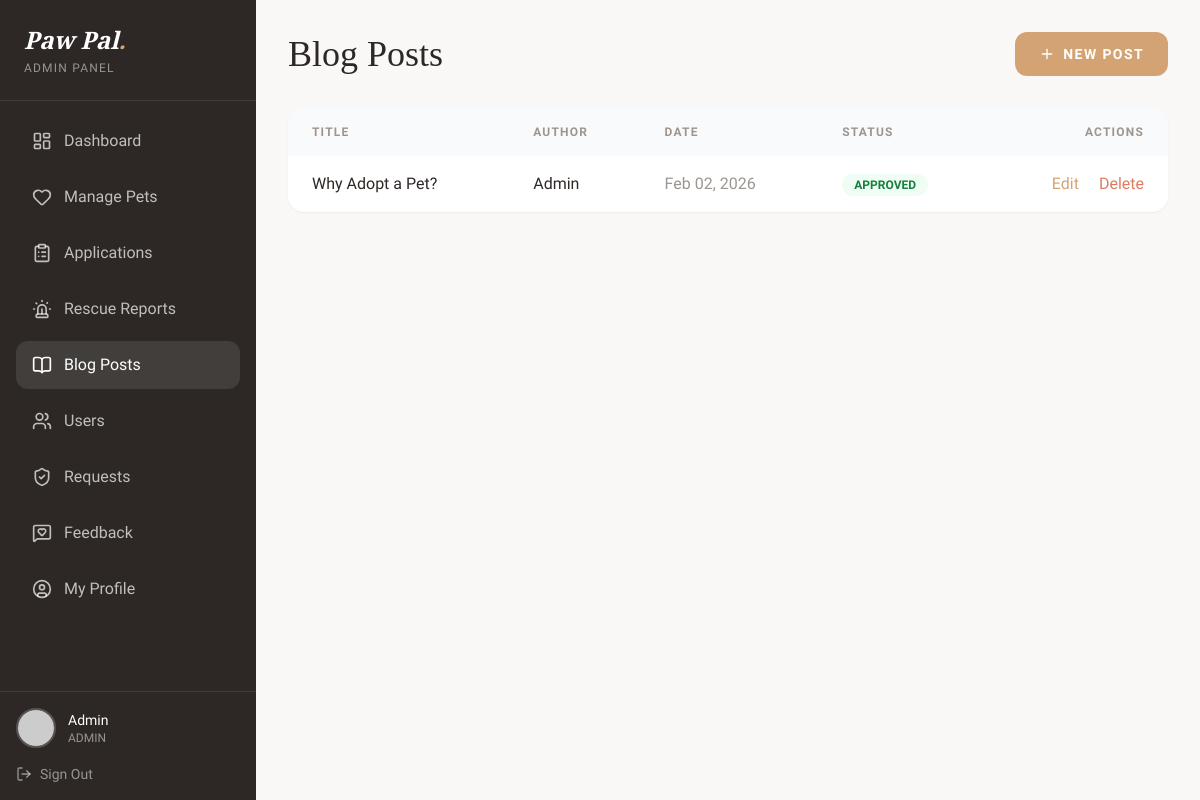
Page /admin/blogs.php (signed in) on the earlier database version.
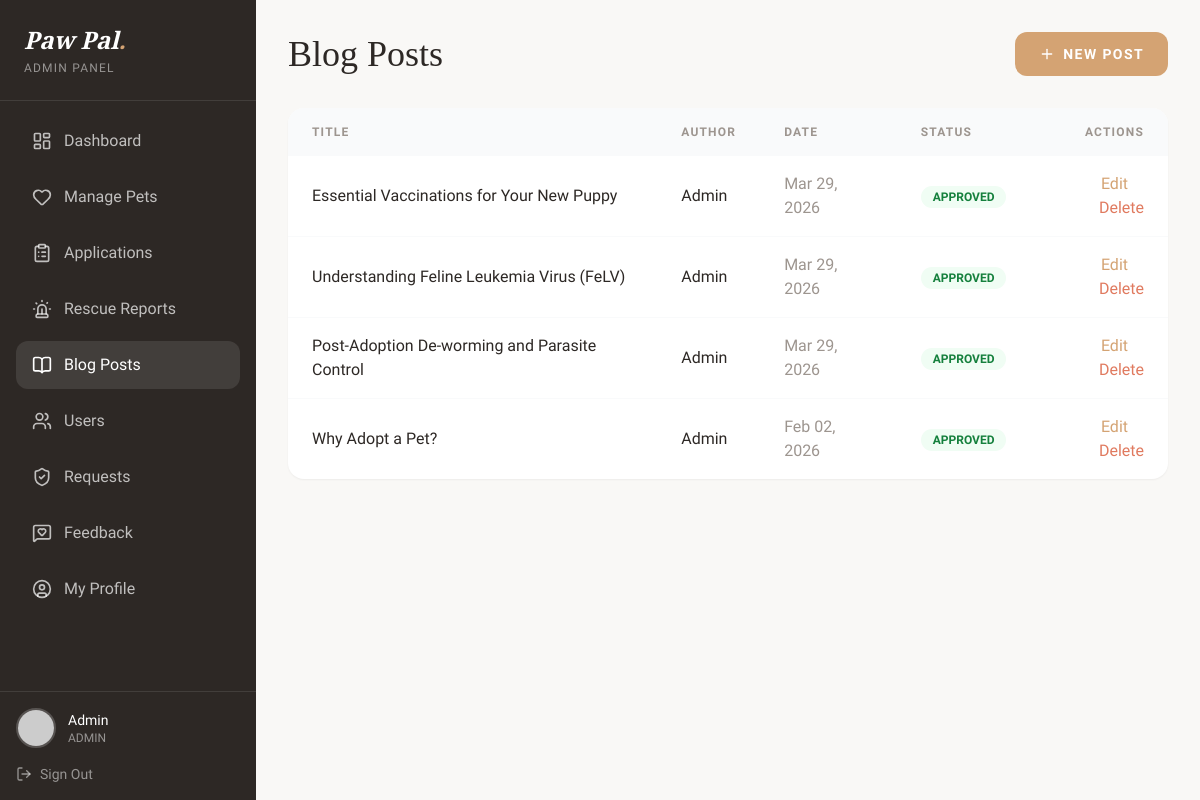
Same page on the later database version.
### tables this page shows
CREATE TABLE `blogs` (
  `id` int(11) NOT NULL,
  `title` varchar(150) NOT NULL,
  `slug` varchar(150) DEFAULT NULL,
  `content` text NOT NULL,
  `author_id` int(11) DEFAULT NULL,
  `author` varchar(100) DEFAULT 'Admin',
  `image` varchar(255) DEFAULT NULL,
  `is_published` tinyint(1) DEFAULT 1,
  `created_at` timestamp NOT NULL DEFAULT current_timestamp(),
  `status` enum('pending','approved','rejected') DEFAULT 'pending'
);

### admin/blogs.php (the view, shortened to what this page needs)
<?php
include '../config.php';
$editBlog = null;
$blogs = $conn->query("SELECT * FROM blogs ORDER BY CASE WHEN status = 'pending' THEN 0 ELSE 1 END, created_at DESC");
?>
<!DOCTYPE html>
<html lang="en" class="scroll-smooth">
<head>
    <script src="https://cdn.tailwindcss.com"></script>
</head>
<body class="font-sans text-paw-dark antialiased bg-paw-bg">
    <div class="flex min-h-screen">
        <?php include 'includes/sidebar.php'; ?>
        <main class="flex-1 p-8 overflow-y-auto">
            <div class="max-w-5xl mx-auto">
                <div class="flex justify-between items-center mb-8">
                    <h1 class="font-serif text-4xl">
                        <?php echo $editBlog ? 'Edit Post' : (isset($_GET['action']) ? 'Create Post' : 'Blog Posts'); ?>
                    </h1>
                    <?php if (!$editBlog && !isset($_GET['action'])): ?>
                        <a href="blogs.php?action=add"
                            class="inline-flex items-center gap-2 px-6 py-3 bg-paw-accent text-white rounded-xl text-sm uppercase tracking-widest font-bold hover:bg-paw-dark transition-colors">
                            <i data-lucide="plus" class="w-4 h-4"></i> New Post
                        </a>
                    <?php endif; ?>
                </div>
                <?php if ($editBlog || isset($_GET['action'])): ?>
                    <div class="bg-white rounded-2xl shadow-sm p-8">
                        <form method="POST" enctype="multipart/form-data" class="space-y-6">
                            <?php if ($editBlog): ?>
                                <input type="hidden" name="blog_id" value="<?php echo $editBlog['id']; ?>">
                            <?php endif; ?>
                            <div>
                                <label class="block text-sm uppercase tracking-widest font-semibold mb-2">Title</label>
                                <input type="text" name="title" value="<?php echo $editBlog['title'] ?? ''; ?>" required
                                    class="form-input">
                            </div>
                            <div>
                                <label class="block text-sm uppercase tracking-widest font-semibold mb-2">Author</label>
                                <input type="text" name="author"
                                    value="<?php echo $editBlog['author'] ?? $_SESSION['username']; ?>" required
                                    class="form-input">
                            </div>
                            <div>
                                <label class="block text-sm uppercase tracking-widest font-semibold mb-2">Content</label>
                                <textarea name="content" rows="10" required
                                    class="form-input resize-none"><?php echo $editBlog['content'] ?? ''; ?></textarea>
                            </div>
                            <div>
                                <label class="block text-sm uppercase tracking-widest font-semibold mb-2">Featured
                                    Image</label>
                                <input type="file" name="image" accept="image/*" class="form-input">
                            </div>
                            <div>
                                <label class="flex items-center gap-3 cursor-pointer">
                                    <input type="checkbox" name="is_published" <?php echo ($editBlog['is_published'] ?? 1) ? 'checked' : ''; ?> class="w-5 h-5 accent-paw-accent rounded">
                                    <span class="text-sm font-medium">Publish immediately</span>
                                </label>
                            </div>
                            <div class="flex gap-4">
                                <button type="submit"
                                    class="px-8 py-3 bg-paw-accent text-white rounded-xl text-sm uppercase tracking-widest font-bold hover:bg-paw-dark transition-colors">
                                    <?php echo $editBlog ? 'Update Post' : 'Publish Post'; ?>
                                </button>
                                <a href="blogs.php"
                                    class="px-8 py-3 border border-gray-200 rounded-xl text-sm uppercase tracking-widest font-bold hover:bg-gray-50 transition-colors">
                                    Cancel
                                </a>
                            </div>
                        </form>
                    </div>
                <?php else: ?>
                    <div class="bg-white rounded-2xl shadow-sm overflow-hidden">
                        <table class="w-full">
                            <thead class="bg-gray-50">
                                <tr>
                                    <th
                                        class="text-left px-6 py-4 text-xs uppercase tracking-widest font-semibold text-paw-gray">
                                        Title</th>
                                    <th
                                        class="text-left px-6 py-4 text-xs uppercase tracking-widest font-semibold text-paw-gray">
                                        Author</th>
                                    <th
                                        class="text-left px-6 py-4 text-xs uppercase tracking-widest font-semibold text-paw-gray">
                                        Date</th>
                                    <th
                                        class="text-left px-6 py-4 text-xs uppercase tracking-widest font-semibold text-paw-gray">
                                        Status</th>
                                    <th
                                        class="text-right px-6 py-4 text-xs uppercase tracking-widest font-semibold text-paw-gray">
                                        Actions</th>
                                </tr>
                            </thead>
                            <tbody class="divide-y divide-gray-50">
                                <?php while ($blog = $blogs->fetch_assoc()): ?>
                                    <tr class="hover:bg-gray-50 transition-colors">
                                        <td class="px-6 py-4 font-medium"><?php echo htmlspecialchars($blog['title']); ?></td>
                                        <td class="px-6 py-4"><?php echo htmlspecialchars($blog['author']); ?></td>
                                        <td class="px-6 py-4 text-paw-gray">
                                            <?php echo date('M d, Y', strtotime($blog['created_at'])); ?>
                                        </td>
                                        <td class="px-6 py-4">
                                            <?php
                                            $status = $blog['status'] ?? ($blog['is_published'] ? 'approved' : 'pending');
                                            $badgeClass = match ($status) {
                                                'approved' => 'bg-green-50 text-green-700',
                                                'rejected' => 'bg-red-50 text-red-700',
                                                'pending' => 'bg-yellow-50 text-yellow-700',
                                                default => 'bg-gray-100 text-gray-600'
                                            };
                                            ?>
                                            <span
                                                class="px-3 py-1 rounded-full text-xs font-bold uppercase <?php echo $badgeClass; ?>">
                                                <?php echo ucfirst($status); ?>
                                            </span>
                                        </td>
                                        <td class="px-6 py-4 text-right">
                                            <a href="blogs.php?edit=<?php echo $blog['id']; ?>"
                                                class="text-paw-accent hover:underline mr-4">Edit</a>
                                            <a href="blogs.php?delete=<?php echo $blog['id']; ?>"
                                                onclick="return confirm('Delete this post?');"
                                                class="text-paw-alert hover:underline">Delete</a>
                                        </td>
                                    </tr>
                                <?php endwhile; ?>
                            </tbody>
                        </table>
                    </div>
                <?php endif; ?>
            </div>
        </main>
    </div>
</body>
</html>

### admin/includes/sidebar.php
<?php
$currentPage = basename($_SERVER['PHP_SELF']);
if (!isset($sidebarUser)) {
    $sidebarUser = null;
    if (isset($_SESSION['user_id']) && isset($conn)) {
        $suid = $_SESSION['user_id'];
        $suResult = $conn->query("SELECT * FROM users WHERE id=$suid");
        if ($suResult && $suResult->num_rows > 0) {
            $sidebarUser = $suResult->fetch_assoc();
        }
    }
}
function sidebarLinkClass($page, $currentPage)
{
    if ($page === $currentPage) {
        return 'flex items-center gap-3 px-4 py-3 rounded-xl bg-white/10 text-white mb-2';
    }
    return 'flex items-center gap-3 px-4 py-3 rounded-xl text-white/70 hover:bg-white/5 hover:text-white mb-2 transition-colors';
}
?>
<aside class="w-64 bg-paw-dark text-white flex flex-col hidden md:flex">
    <div class="p-6 border-b border-white/10">
        <a href="../index.php" class="font-serif text-2xl italic font-bold">Paw Pal<span
                class="text-paw-accent">.</span></a>
        <p class="text-xs text-white/50 mt-1 uppercase tracking-widest">Admin Panel</p>
    </div>
    <nav class="flex-1 p-4">
        <a href="index.php" class="<?php echo sidebarLinkClass('index.php', $currentPage); ?>">
            <i data-lucide="layout-dashboard" class="w-5 h-5"></i> Dashboard
        </a>
        <a href="pets.php" class="<?php echo sidebarLinkClass('pets.php', $currentPage); ?>">
            <i data-lucide="heart" class="w-5 h-5"></i> Manage Pets
        </a>
        <a href="applications.php" class="<?php echo sidebarLinkClass('applications.php', $currentPage); ?>">
            <i data-lucide="clipboard-list" class="w-5 h-5"></i> Applications
        </a>
        <a href="rescues.php" class="<?php echo sidebarLinkClass('rescues.php', $currentPage); ?>">
            <i data-lucide="siren" class="w-5 h-5"></i> Rescue Reports
        </a>
        <a href="blogs.php" class="<?php echo sidebarLinkClass('blogs.php', $currentPage); ?>">
            <i data-lucide="book-open" class="w-5 h-5"></i> Blog Posts
        </a>
        <a href="users.php" class="<?php echo sidebarLinkClass('users.php', $currentPage); ?>">
            <i data-lucide="users" class="w-5 h-5"></i> Users
        </a>
        <a href="requests.php" class="<?php echo sidebarLinkClass('requests.php', $currentPage); ?>">
            <i data-lucide="shield-check" class="w-5 h-5"></i> Requests
        </a>
        <a href="feedback.php" class="<?php echo sidebarLinkClass('feedback.php', $currentPage); ?>">
            <i data-lucide="message-square-heart" class="w-5 h-5"></i> Feedback
        </a>
        <a href="profile.php" class="<?php echo sidebarLinkClass('profile.php', $currentPage); ?>">
            <i data-lucide="user-circle" class="w-5 h-5"></i> My Profile
        </a>
    </nav>
    <div class="p-4 border-t border-white/10">
        <?php if ($sidebarUser): ?>
            <div class="flex items-center gap-3 mb-4">
                <div class="w-10 h-10 rounded-full overflow-hidden border-2 border-white/20">
                    <img src="<?php
                    $imgSrc = 'https://api.dicebear.com/9.x/toon-head/svg?seed=' . urlencode($sidebarUser['username']);
                    if (!empty($sidebarUser['profile_image'])) {
                        if (strpos($sidebarUser['profile_image'], 'http') === 0) {
                            $imgSrc = $sidebarUser['profile_image'];
                        } else {
                            $imgPath = '../uploads/users/';
                            if (file_exists($imgPath . $sidebarUser['profile_image'])) {
                                $imgSrc = $imgPath . htmlspecialchars($sidebarUser['profile_image']);
                            }
                        }
                    }
                    echo $imgSrc;
                    ?>" class="w-full h-full object-cover">
                </div>
                <div>
                    <p class="text-sm font-medium">
                        <?php echo htmlspecialchars($_SESSION['username']); ?>
                    </p>
                    <p class="text-xs text-white/50 uppercase">Admin</p>
                </div>
            </div>
        <?php endif; ?>
        <a href="../logout.php"
            class="flex items-center gap-2 text-white/50 hover:text-white text-sm transition-colors">
            <i data-lucide="log-out" class="w-4 h-4"></i> Sign Out
        </a>
    </div>
</aside>

Differences in the rows shown:
added blogs: title "Essential Vaccinations for Your New Puppy", author "Admin", created_at "Mar 29, 2026", status "APPROVED"
added blogs: title "Understanding Feline Leukemia Virus (FeLV)", author "Admin", created_at "Mar 29, 2026", status "APPROVED"
added blogs: title "Post-Adoption De-worming and Parasite Control", author "Admin", created_at "Mar 29, 2026", status "APPROVED"
